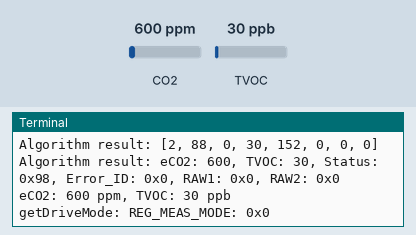
Simulated run of this program. Board: Raspberry Pi (BCM pin numbers). Shown: the last lines printed to the terminal. Inputs (shaded band) come from the test bench; at power-on: CO2 600 ppm, TVOC 30 ppb. Library files of the repository ran but are not shown: ccs811.py.

Above: at 1.4 s.
1.5 s: CO2 set to 452 ppm
At 3.0 s:
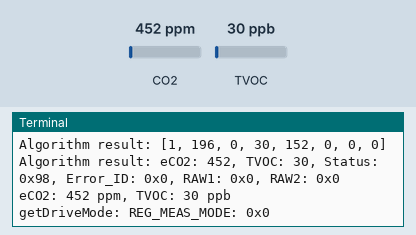
4.2 s: TVOC set to 20 ppb
At 4.7 s:
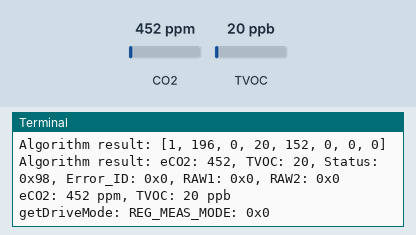
6.9 s: CO2 set to 1050 ppm
At 9.3 s:
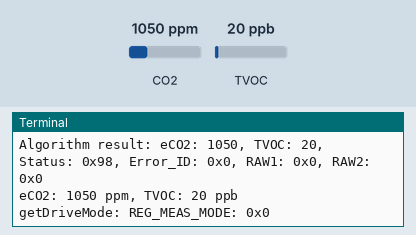
Timing chart, 0 to 10.8 s (numbered marks = the images above; inputs shaded):
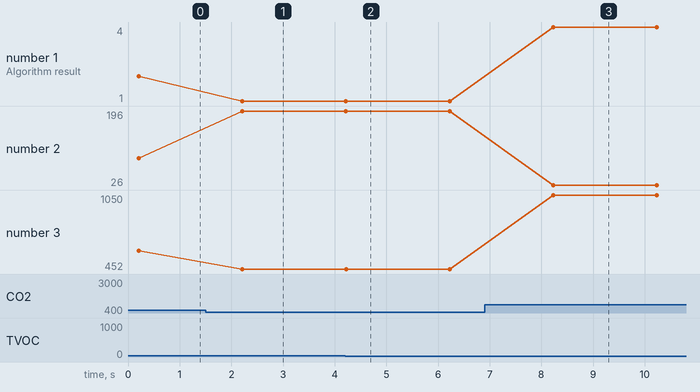

The program:

atom.py
```python
#!/usr/bin/env python
# -*- coding: utf-8 -*-

from ccs811 import CCS811
from time import sleep

if __name__ == '__main__':
    sensor = CCS811(debug=True)
    sensor.begin()
    sensor.setEnvironmentalData(22.0, 40.0)

    tick = 1
    while not sensor.dataAvailable():
        sleep(0.1)

    while True:
        print("Tick: {}".format(tick))
        if not sensor.dataAvailable():
            sleep(1)
            continue
        if sensor.readAlgorithmResults()==CCS811.STAT_SUCCESS:
            print("eCO2: {} ppm, TVOC: {} ppb".format(sensor.eCO2, sensor.TVOC))
            sensor.getDriveMode()
        else:
            print("Pending")
        sleep(2)
        tick += 1
```

Measured:
- after the input at 1.5 s, the terminal: prints a new line after 0.71 s (image 1)
- after the input at 4.2 s, the terminal: prints a new line at once (image 2)
- after the input at 6.9 s, the terminal: prints a new line after 1.3 s (image 3)
- plotted number 2: 88 → 196 after the input at 1.5 s, 196 → 26 after the input at 6.9 s
- plotted number 3: 600 → 452 after the input at 1.5 s, 452 → 1050 after the input at 6.9 s
